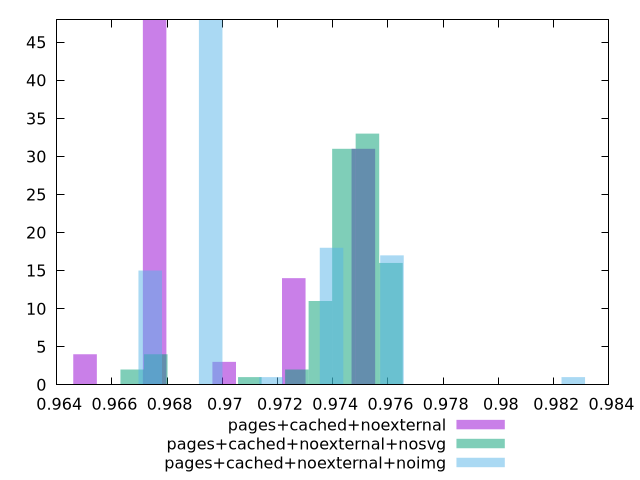

This figure's gnuplot source:
$_pagesCachedNoexternal <<EOF
0.9751083816985162 31
0.9675494019954269 48
0.9725887217974865 14
0.9700690618964567 3
0.9650297420943973 4
EOF
$_pagesCachedNoexternalNosvg <<EOF
0.9752559946503877 33
0.9761077466107811 16
0.9744042426899944 31
0.973552490729601 11
0.970997234848421 1
0.9667384750464543 2
0.9675902270068476 4
0.9727007387692077 2
EOF
$_pagesCachedNoexternalNoimg <<EOF
0.9739557964525519 18
0.9761444611636813 17
0.9695784670302933 48
0.9673898023191639 15
0.9717671317414226 1
0.9827104552970692 1
EOF
set key outside below
set terminal pngcairo
set output "report_00004_2020-11-02T20-21-41.718Z/speed-index/speed-index_pages+cached+noexternal_pages+cached+noexternal+nosvg_pages+cached+noexternal+noimg+hist.png"
set boxwidth 0.0008517519603933517
set style fill transparent solid 0.5 noborder
set yrange [0:48]
plot $_pagesCachedNoexternal title "pages+cached+noexternal" with boxes ,$_pagesCachedNoexternalNosvg title "pages+cached+noexternal+nosvg" with boxes ,$_pagesCachedNoexternalNoimg title "pages+cached+noexternal+noimg" with boxes ,
